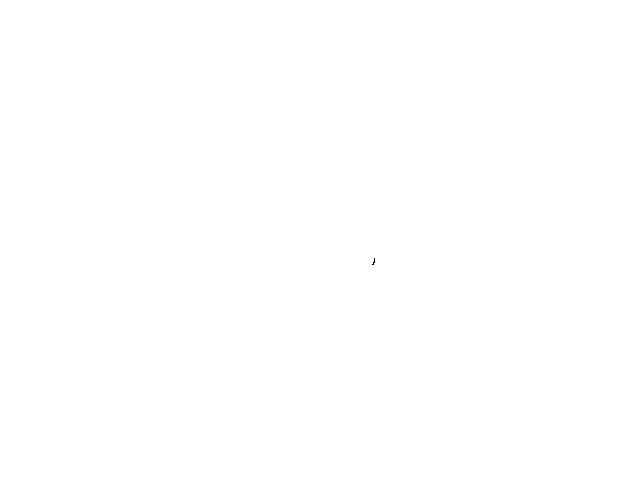
Frame 1 (no input)
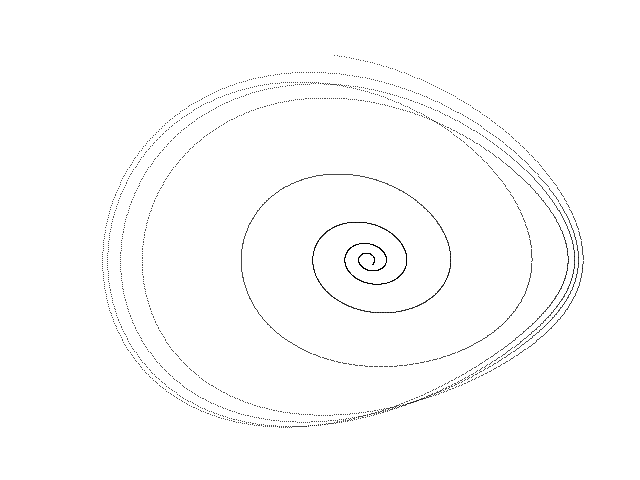
Frame 60 (the mouse pressed at the canvas centre just before this capture)
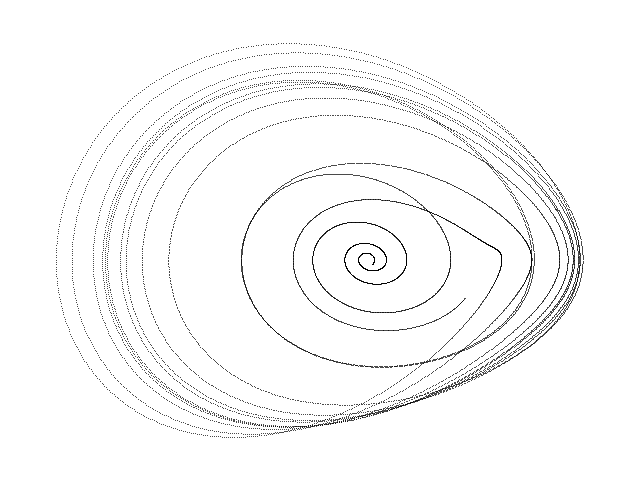
Frame 120 (the mouse held since frame 60 and released just before this capture)

The Processing sketch that drew these frames (run headless with seeded random() and noise(); from frame 60 on, the mouse is pressed at the canvas centre):

// Processing sketch: Helmholz
// ── Helmholz.pde
// Helmholz chaotic attractor //

  float x = 0.01;
  float y = 0.01;
  float z = 0.01;
  float dt = 0.005;
  float g = 5.11;
  float d = 0.55;


void setup() {
  
  size(640, 480);
  background(255);
  
}

void draw() {
  
  for (int i=0; i<100; i++) {
    
    float nx = x;
    float ny = y;
    float nz = z;
        
    x = nx + dt * (ny);
    y = ny + dt * (g * nz);
    z = nz + dt * (-nz - d * ny - nx - pow(nx, 2.0));
  
    point(370 + (230 * y), 260 + (500 * z));
        
  }

}
